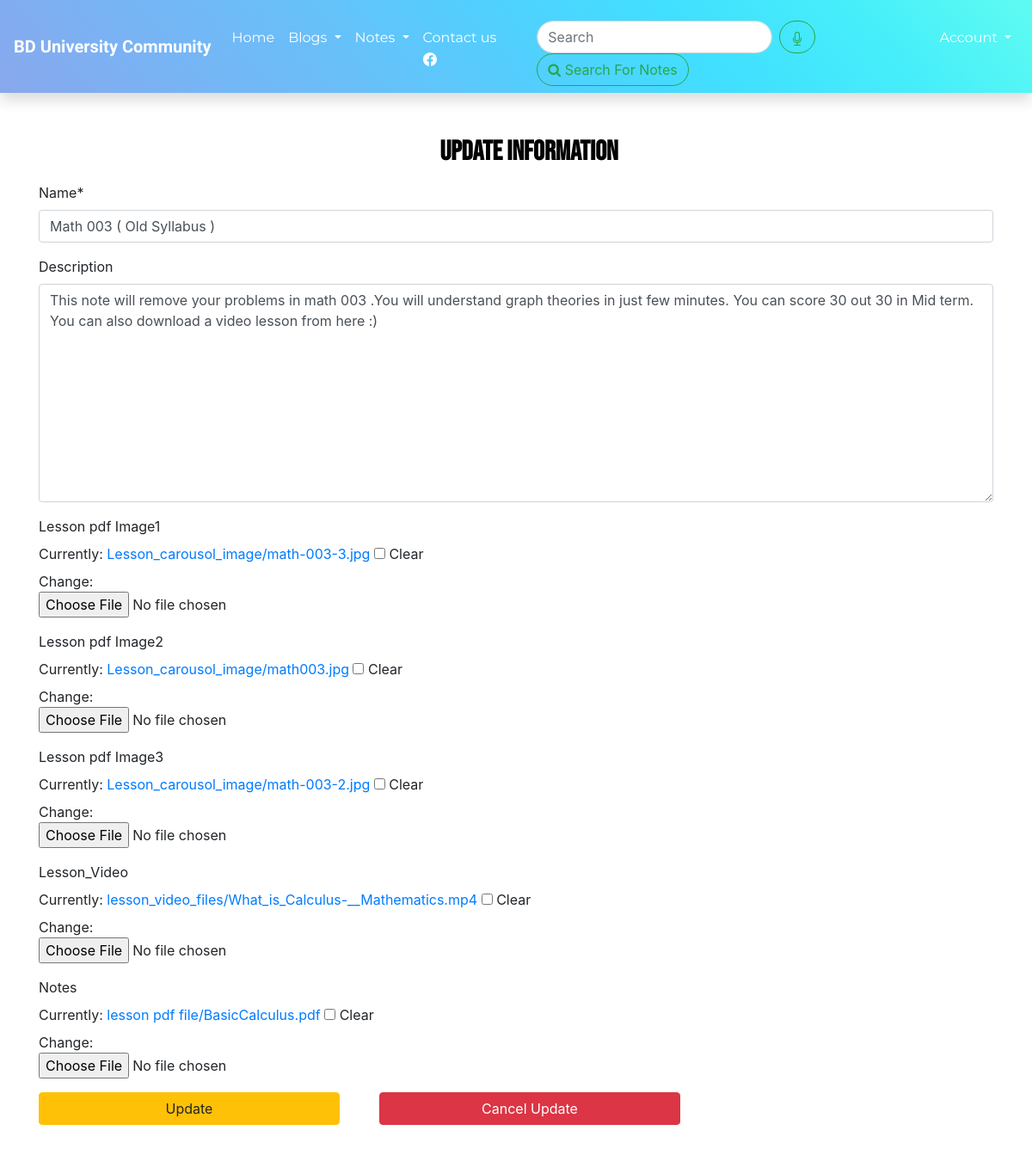
/notes/cse/math-1151/math-003-old-syllabus/update/, run on the app's committed database.
### noteSellingApp/models.py (models this page shows, shortened)
class Lesson(models.Model):
    lesson_id = models.CharField(max_length=100, unique=True)
    Standard = models.ForeignKey(Standard, on_delete=models.CASCADE)
    created_by = models.ForeignKey(User,on_delete=models.CASCADE)
    created_at = models.DateTimeField(auto_now_add=True)
    course = models.ForeignKey(Course, on_delete=models.CASCADE,related_name='lessons')
    name = models.CharField(max_length=250)
    description = models.TextField(max_length=500,blank=True)
    price = models.IntegerField(blank=True,null=True)
    code = models.IntegerField(default='2901', editable=False)
    slug = models.SlugField(null=True, blank=True)
    image1 = models.ImageField(upload_to='Lesson_carousol_image', blank=True, verbose_name='lesson pdf Image1')
    image2 = models.ImageField(upload_to='Lesson_carousol_image', blank=True, verbose_name='lesson pdf Image2')
    image3 = models.ImageField(upload_to='Lesson_carousol_image', blank=True, verbose_name='lesson pdf Image3')
    lesson_video = models.FileField(upload_to="lesson_video_files",verbose_name="lesson_Video", blank=True, null=True)
    Notes = models.FileField(upload_to='lesson pdf file',verbose_name="Notes", blank=True)
    class Meta:
        ordering = ['created_at']

### noteSellingApp/views.py (the view)
# urls.py: path('<str:standard>/<str:course>/<slug:slug>/update/', views.LessonUpdateView.as_view(),name='lesson_update'),
class LessonUpdateView(UpdateView):
    fields = ('name','description','image1','image2','image3','lesson_video','Notes')
    model= Lesson
    template_name = 'notesell/lesson_update.html'
    context_object_name = 'lessons'

### templates/notesell/lesson_update.html (shortened to what this page needs)
{% extends 'base.html' %}
{% load static %}
{% load crispy_forms_tags %}
{% block content %}
<center>
  <h2 class="mb-2 font-weight-bold" style="font-family: 'Bebas Neue', cursive;padding-top: 50px;padding-left: 30px; font-weight:bold;color: black;"> UPDATE INFORMATION </h2>
</center>
<div class='container mt-3 mb-3'>
<form method="post" enctype="multipart/form-data">
  {{form|crispy}}
  <div class="row">
        <div class="col-md-4 mb-3 mr-3">
                <input type="submit" value="Update" class="btn btn-warning btn-block">
        </div>
          <div class="col-md-4 mb-3 mr-3">
               <a href="{% url 'noteSellingApp:lesson_detail' standard=lessons.Standard.slug course=lessons.course.slug slug=lessons.slug %}" class="btn btn-danger btn-block">Cancel Update</a>
        </div>
         </div>
</div>
{% endblock %}

### static/css/base.css (style rules this page uses)
* { transition: .5s; }

### data on the page
Lesson: name "Math 003 ( Old Syllabus )", description "This note will remove your problems in math 003 .You will understand graph theories in just few minutes. You can score 30 out 30 in Mid term. You can also download a video lesson from here :)"
